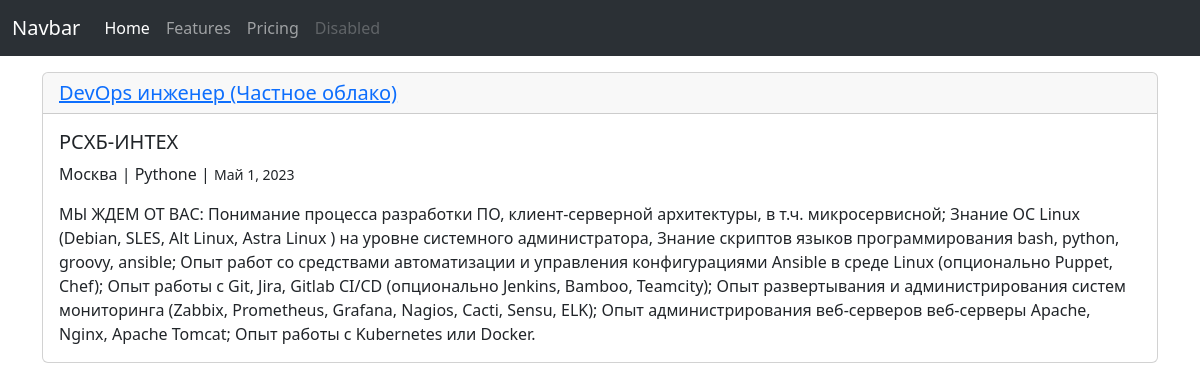
Page /home/ on the earlier database version.
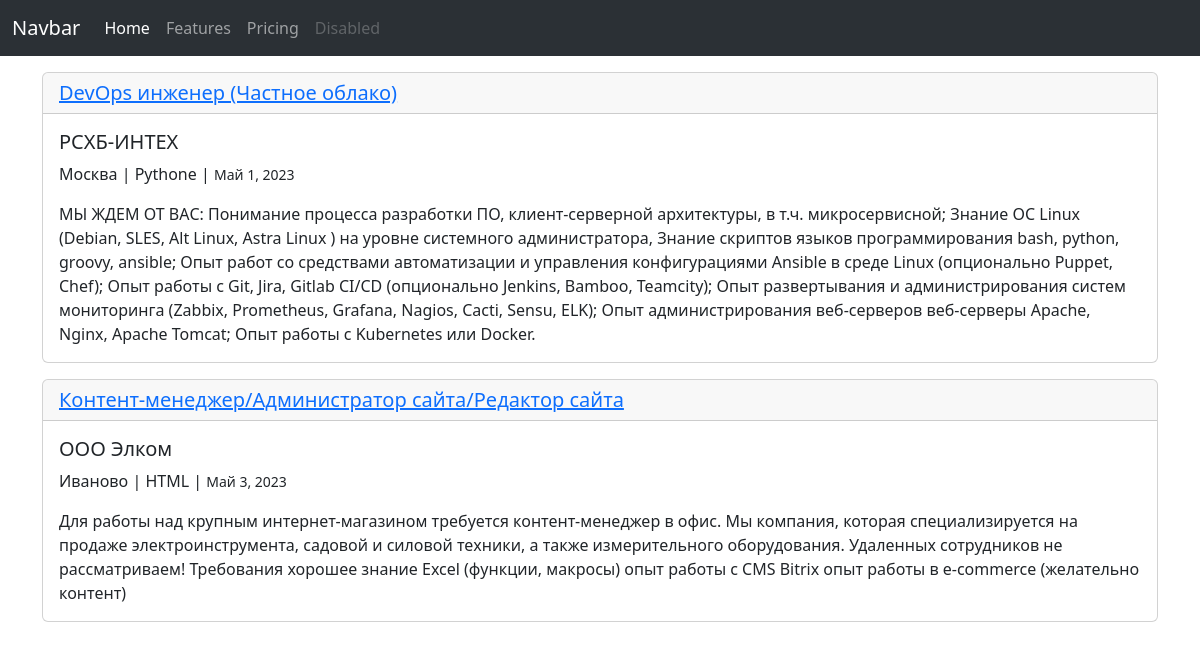
Same page on the later database version.
### scraping/models.py (models this page shows, shortened)
class Vacancy(models.Model):
    url = models.URLField(unique=True)
    title = models.CharField(max_length=250, verbose_name="Заголовок вакансии")
    company = models.CharField(max_length=250, verbose_name="Компания")
    description = models.TextField(verbose_name="Описание вакансии")
    city = models.ForeignKey(
        'City', on_delete=models.CASCADE, verbose_name="Город")
    lenguage = models.ForeignKey(
        'lenguage', on_delete=models.CASCADE, verbose_name="Язык программирования")
    timestamp = models.DateField(auto_now_add=True)
    class Meta:
        verbose_name = "Вакансия"
        verbose_name_plural = "Вакансии"

class City(models.Model):
    name = models.CharField(max_length=50, verbose_name="Название города",
                            unique=True)
    slug = models.CharField(max_length=50, blank=True)
    class Meta:
        verbose_name = "Название города"
        verbose_name_plural = "Названия городов"

class lenguage(models.Model):
    name = models.CharField(max_length=50,
                            verbose_name="Язык программирования",
                            unique=True)
    slug = models.CharField(max_length=50, blank=True)
    class Meta:
        verbose_name = "Язык программирования"
        verbose_name_plural = "Языки программирования"

### scraping/views.py (the view)
# urls.py: path('home/', home_view),
def home_view(request):
    qs = Vacancy.objects.all()
    return render(request, 'scraping/home.html', {'object_list' : qs})

### scraping/templates/scraping/home.html
{% extends "base.html" %}
{% block content %}
{% for obj in object_list %}
<div class="card my-3">
    <h5 class="card-header"><a href="{{ obj.url }}">{{ obj.title }}</a></h5>
    <div class="card-body">
        <h5 class="card-title">{{ obj.company }}</h5>
        <p>{{ obj.city.name }} | {{ obj.lenguage.name }} | <small>{{ obj.timestamp }}</small></p>
        <p class="card-text">{{ obj.description }}</p>
    </div>
</div>
{% endfor %}
{% endblock %}

Differences in the rows shown:
added Vacancy: title "Контент-менеджер/Администратор сайта/Редактор сайта", company "ООО Элком", city.name "Иваново", lenguage.name "HTML", timestamp "Май 3, 2023", description "Для работы над крупным интернет-магазином требуется контент-менеджер в офис. Мы компания, которая специализируется на продаже электроинструмента, садовой и силовой техники, а также измерительного оборудования. Удаленных сотрудников не рассматриваем! Требования хорошее знание Excel (функции, макросы) опыт работы с CMS Bitrix опыт работы в e-commerce (желательно контент)"
